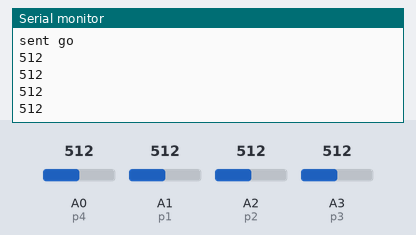
This sketch was run on a simulated Arduino Uno, built with avr-gcc and run on an emulated ATmega328P. On the bench: the last lines printed to the serial monitor. The inputs (shaded band) are chosen by the test bench; at power-on: A0 (p4) = 512, A1 (p1) = 512, A3 (p3) = 512, A2 (p2) = 512. No radio packets arrive unless stated.

Above: at 1.2 s.
1.3 s: A0 (p4) set to 716
At 2.0 s:
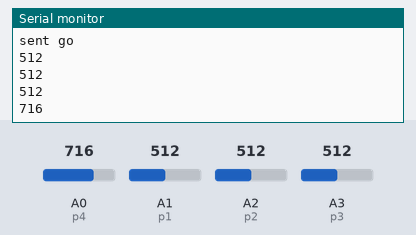
2.8 s: A1 (p1) set to 306
4.3 s: A3 (p3) set to 716
At 4.9 s:
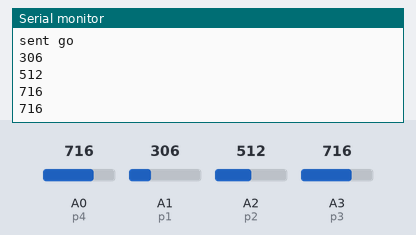
5.8 s: A2 (p2) set to 992
At 6.4 s:
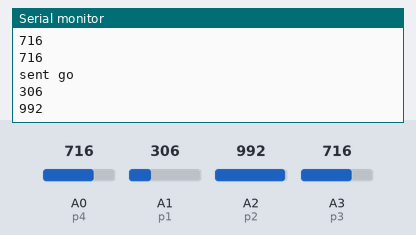
7.3 s: A1 (p1) set to 30
At 8.2 s:
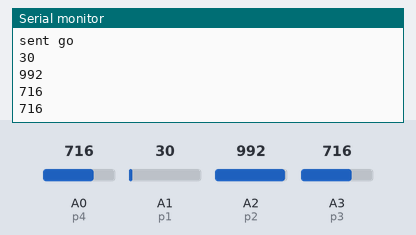
Timing chart, 0 to 9.8 s (numbered marks = the images above; inputs shaded):
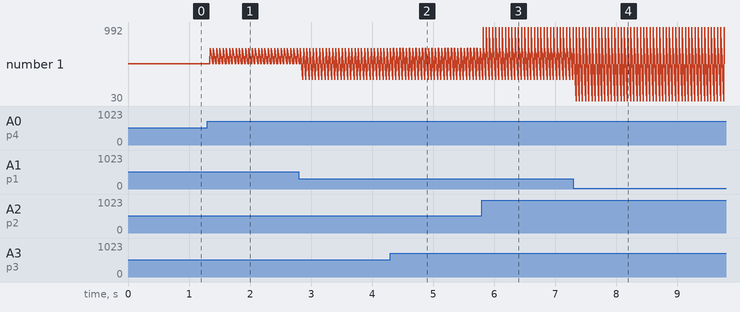

The sketch:

Transmitter.ino
```cpp
/* Transmitter Code
*  Code to read Joystick position and transmit it with a NRF24L01+ to a receiver
*/

#include <SPI.h>
#include <RF24.h>

#include <Servo.h> //Includes servo library


// Radio Configuration

RF24 radio(9, 10); //sets CE and CSN pins to 9 & 10

byte addresses[][6] = {"12345","23456"}; //sets addresses for communication
//change these values to have unique communication! they can be anything


bool radioNumber=1;
bool role = 1;  //Control transmit 1/receive 0


//flexpins
int p1 = 1;
int p2 = 2;
int p3 = 3;
int p4 = 0;

struct Data{
   int b1 ;             // create struct for data package
   int b2 ;
   int b3 ;
   int b4 ;
} data;                  //initialize variable of struct type


void setup() {
    Serial.begin(9600);                   // Get ready to send data back for debugging purposes
    radio.begin();                        // Get the transmitter ready
    radio.openWritingPipe(addresses[1]);  // Where we send data out
    radio.openReadingPipe(1,addresses[0]); // Where we receive data back
    radio.setPayloadSize(32);   //Sets payload size, however this is the default of the library.
    radio.stopListening();   //listens for receiver's confirmation
    //Set each flex sensor pin to input: this is necessary
    pinMode(p1, INPUT);
    pinMode(p2, INPUT);
    pinMode(p3, INPUT);
    pinMode(p4, INPUT);
// May want to make value smaller if you are sending a small amount of data per packet

}

void loop() {
    data.b1 = analogRead(p1) ;             // Read the joystick values, puts values into package variables
    data.b2 = analogRead(p2) ;
    data.b3 = analogRead(p3) ;
    data.b4 = analogRead(p4) ;
    Serial.println(data.b1);
    Serial.println(data.b2);
    Serial.println(data.b3);
    Serial.println(data.b4);


    delay(50);                                            // to stop jittering data

    if(radio.write(&data, sizeof(data)),Serial.println("sent go"));   // writes values to receiver, prints confirmation


}
```

Measured:
- after the input at 1.3 s, the serial monitor: prints a new line after 0.05 s (image 1)
- after the input at 5.8 s, the serial monitor: prints a new line at once (image 3)
- after the input at 7.3 s, the serial monitor: prints a new line at once (image 4)
- plotted number 1: 512 → 716 after the input at 1.3 s
